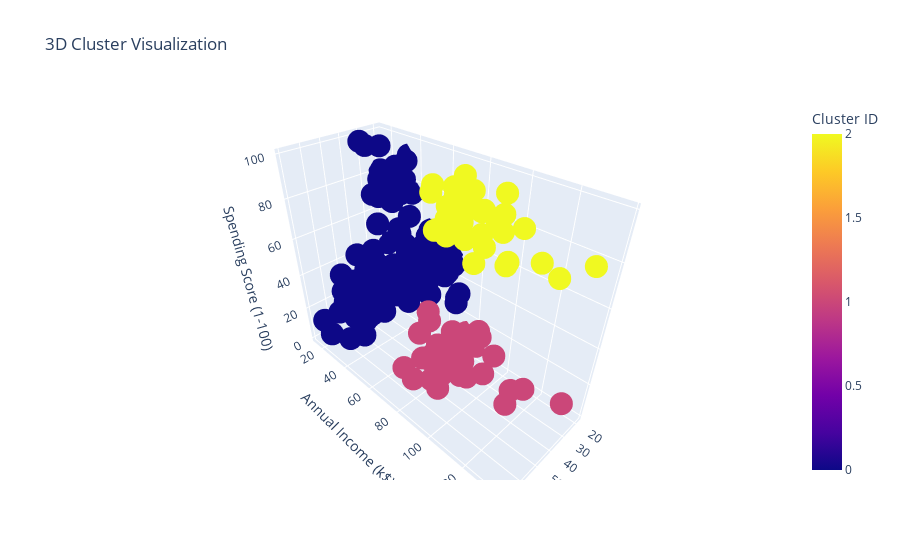

The cell this chart's notebook holds for it:
### Code cell
### Visualizing the clusters
# Create a DataFrame with the data and labels
df = pd.DataFrame(X, columns=['Age', 'Annual Income (k$)', 'Spending Score (1-100)'])
df['Cluster'] = y_hc
# Create a 3D scatter plot with Plotly Express
fig = px.scatter_3d(df, x='Age', y='Annual Income (k$)', z='Spending Score (1-100)', color='Cluster', 
                    labels={'Cluster': 'Cluster ID'}, title='3D Cluster Visualization')
# Show the plot
fig.show()

### Figure 1 — Plotly figure (JSON) as saved in the notebook; plotly's stock layout.template omitted (floating-point values rounded to 4 significant figures; data arrays with more than 128 entries replaced by an {"elided": "..."} marker saying what was removed)
{"data": [{"hovertemplate": "Age=%{x}<br>Annual Income (k$)=%{y}<br>Spending Score (1-100)=%{z}<br>Cluster ID=%{marker.color}<extra></extra>", "legendgroup": "", "marker": {"color": {"elided": "200 int values"}, "coloraxis": "coloraxis", "symbol": "circle"}, "mode": "markers", "name": "", "scene": "scene", "showlegend": false, "type": "scatter3d", "x": {"elided": "200 int values"}, "y": {"elided": "200 int values"}, "z": {"elided": "200 int values"}}], "layout": {"autosize": true, "coloraxis": {"colorbar": {"title": {"text": "Cluster ID"}}, "colorscale": [[0, "#0d0887"], [0.1111, "#46039f"], [0.2222, "#7201a8"], [0.3333, "#9c179e"], [0.4444, "#bd3786"], [0.5556, "#d8576b"], [0.6667, "#ed7953"], [0.7778, "#fb9f3a"], [0.8889, "#fdca26"], [1, "#f0f921"]]}, "legend": {"tracegroupgap": 0}, "scene": {"aspectmode": "auto", "aspectratio": {"x": 0.6093, "y": 1.429, "z": 1.148}, "camera": {"center": {"x": 0, "y": 0, "z": 0}, "eye": {"x": 1.25, "y": 1.25, "z": 1.25}, "projection": {"type": "perspective"}, "up": {"x": 0, "y": 0, "z": 1}}, "domain": {"x": [0, 1], "y": [0, 1]}, "xaxis": {"title": {"text": "Age"}, "type": "linear"}, "yaxis": {"title": {"text": "Annual Income (k$)"}, "type": "linear"}, "zaxis": {"title": {"text": "Spending Score (1-100)"}, "type": "linear"}}, "title": {"text": "3D Cluster Visualization"}}}
